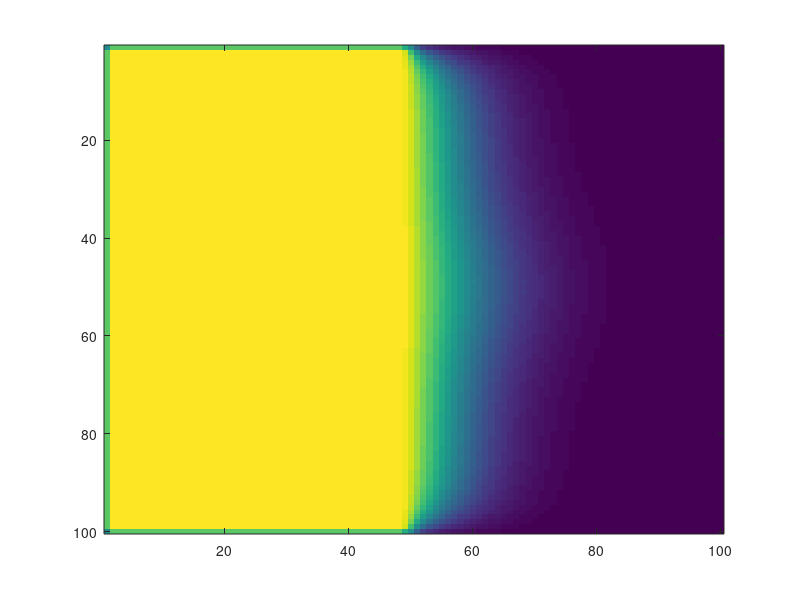

Write the MATLAB code that produced this figure.
function c = moreDiff(varargin)

    % Inspired by: https://scipython.com/book/chapter-7-matplotlib/examples/the-two-dimensional-diffusion-equation/

    % # simulation size, 10 mm square
    w = 10e-3;
    h = 10e-3;
    % # intervals in x-, y- directions, 1mm
    dx = 0.1e-3;
    dy = 0.1e-3;
    % # Diffusion coefficient of a protein, mm2.s-1
    D = 1.75e-10;

    Clow =1;
    Chigh = 1e3;

    nx = round(w/dx);
    ny = round(h/dy);

    dx2 = dx*dx;
    dy2 = dy*dy;
    % # Get a stable timestep, roughly = 14.25 s
    dt = dx2 * dy2 / (2 * D * (dx2 + dy2));

    c = zeros(nx, ny);
    if nargin ==1
        c0 = varargin{1};
        nopic = false;
    else
        nopic = true;
        c0 = Clow * ones(nx, ny);
            % # Initial conditions - ring of inner radius r, width dr centred at (cx,cy) (mm)
        r = 1.1e-3;
        cx = 5e-3; 
        cy = 5e-3;
        r2 = r^2;
        for i = 1:nx
            for j = 1:ny

                p2 = (i*dx-cx).^2 + (j*dy-cy).^2;

                if p2 < r2
                    c0(i,j) = Chigh;
                end

                if j<ny/2
                    c0(i,j) = Chigh;
                end
            end
        end
    end
    



    function do_timestep
    %     # Propagate with forward-difference in time, central-difference in space
        c = c0 + D * dt * ( ...
              conv2(c0,[1 -2 1],'same')/dx2 ...
              + conv2(c0,[1 -2 1]','same')/dy2 );

        c0 = c;
        if nopic
            for ii =1:nx
                for jj = 1:ny

                    p2 = (ii*dx-cx).^2 + (jj*dy-cy).^2;

    %                 if p2 < r2
    %                     c0(ii,jj) = Chigh;
    %                 end

                    if jj<ny/2
                        c0(ii,jj) = Chigh;
                    end
                end
            end
        end
    end


    % # Number of timesteps
    % # 253 timesteps to 1 hour, 6060 timesteps to 1 day
    nsteps = 250;

    % # Set up the image
    figure

    axis off

    for m = 1:nsteps
        do_timestep
        if mod(m,20)==0
            imagesc(c)
            zlim([0 1])
            pause(0.2)
        end
    end
end
